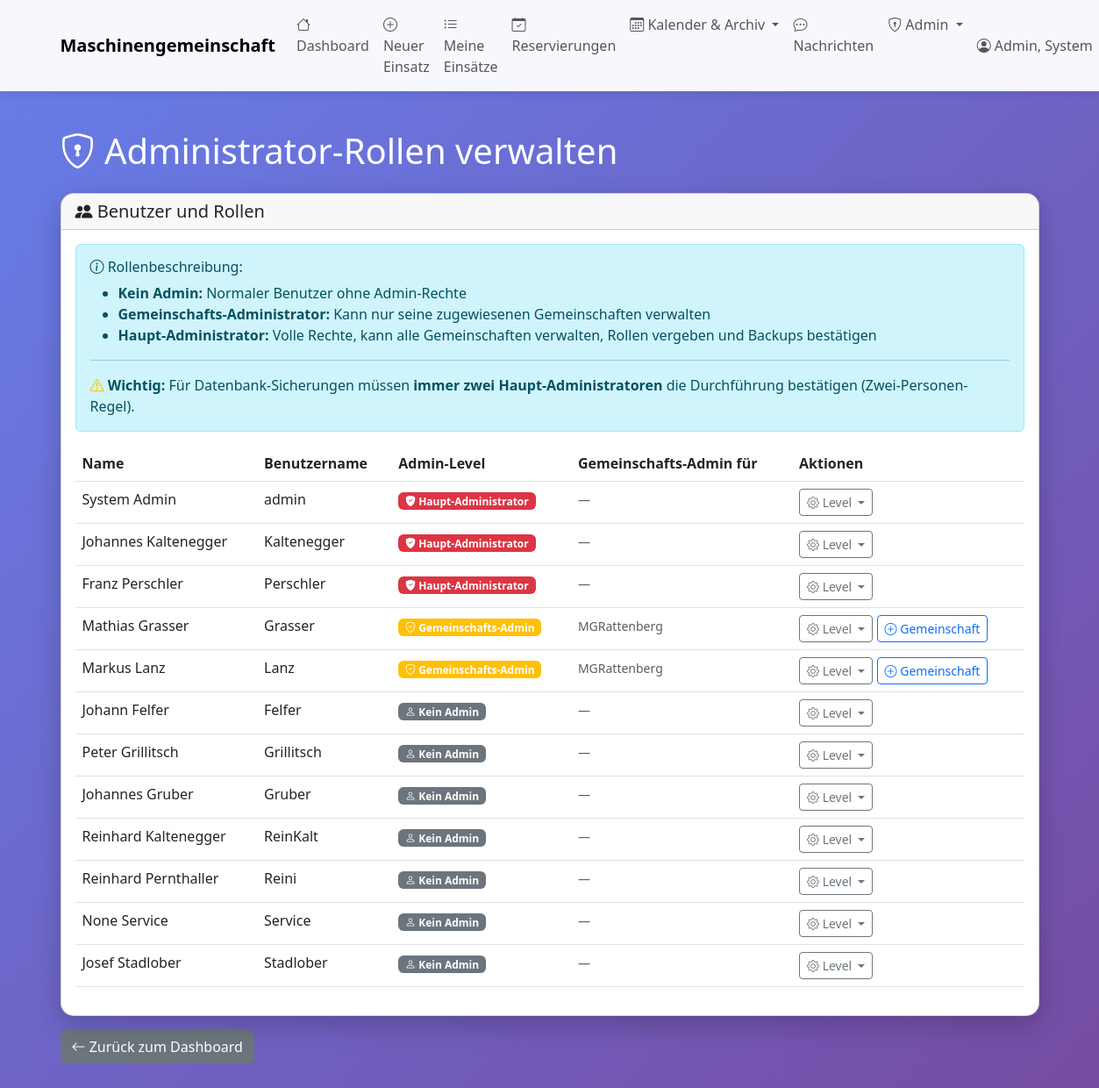
Page /admin/rollen (signed in) on the committed database.
### tables this page shows
CREATE TABLE benutzer (
    id INTEGER PRIMARY KEY AUTOINCREMENT,
    name TEXT NOT NULL,
    vorname TEXT,
    username TEXT UNIQUE,
    password_hash TEXT,
    adresse TEXT,
    telefon TEXT,
    email TEXT,
    mitglied_seit DATE,
    aktiv BOOLEAN DEFAULT 1,
    bemerkungen TEXT
, is_admin BOOLEAN DEFAULT 0, treibstoffkosten_preis REAL DEFAULT 1.50, backup_schwellwert INTEGER DEFAULT 50, letzter_treibstoffpreis REAL, admin_level INTEGER DEFAULT 0);

### web_app.py (the view)
@app.route('/admin/rollen')
@hauptadmin_required
def admin_rollen():
    with MaschinenDBContext(DB_PATH) as db:
        cursor = db.connection.cursor()
        cursor.execute("""
            SELECT b.id, b.name, b.vorname, b.username,
                   b.admin_level, b.is_admin,
                   GROUP_CONCAT(g.name, ', ') as gemeinschaften
            FROM benutzer b
            LEFT JOIN gemeinschafts_admin ga ON b.id = ga.benutzer_id
            LEFT JOIN gemeinschaften g ON ga.gemeinschaft_id = g.id
            WHERE b.aktiv = 1
            GROUP BY b.id, b.name, b.vorname, b.username, b.admin_level, b.is_admin
            ORDER BY b.admin_level DESC, b.name
        """)
        columns = [desc[0] for desc in cursor.description]
        benutzer = [dict(zip(columns, row)) for row in cursor.fetchall()]
        cursor.execute("SELECT * FROM gemeinschaften WHERE aktiv = 1 ORDER BY name")
        columns = [desc[0] for desc in cursor.description]
        gemeinschaften = [dict(zip(columns, row)) for row in cursor.fetchall()]
    return render_template('admin_rollen.html',
                         benutzer=benutzer,
                         gemeinschaften=gemeinschaften)

### database.py (called while the page is built)
    def connect(self):
        self.connection = sqlite3.connect(self.db_path)
        self.connection.row_factory = sqlite3.Row
        self.cursor = self.connection.cursor()

    def close(self):
        if self.connection:
            self.connection.close()

    def __enter__(self):
        self.connect()
        return self

    def __exit__(self, exc_type, exc_val, exc_tb):
        if exc_type is None:
            self.connection.commit()
        else:
            self.connection.rollback()
        self.close()
        return False

### web_app.py (called while the page is built)
def hauptadmin_required(f):
    @wraps(f)
    def decorated_function(*args, **kwargs):
        if 'benutzer_id' not in session:
            flash('Bitte melden Sie sich an.', 'warning')
            return redirect(url_for('login'))
        if not session.get('is_admin'):
            flash('Zugriff verweigert. Administrator-Rechte erforderlich.', 'danger')
            return redirect(url_for('dashboard'))
        if session.get('admin_level', 0) < 2:
            flash('Zugriff verweigert. Haupt-Administrator-Rechte erforderlich.', 'danger')
            return redirect(url_for('dashboard'))
        return f(*args, **kwargs)
    return decorated_function

### templates/admin_rollen.html (shortened to what this page needs)
{% extends "base.html" %}
{% block content %}
<div class="row mt-4">
    <div class="col-12">
        <h1 class="text-white mb-4">
            <i class="bi bi-shield-lock"></i> Administrator-Rollen verwalten
        </h1>
    </div>
</div>
<div class="row">
    <div class="col-12">
        <div class="card">
            <div class="card-header">
                <h5 class="mb-0">
                    <i class="bi bi-people-fill"></i> Benutzer und Rollen
                </h5>
            </div>
            <div class="card-body">
                <div class="alert alert-info">
                    <h6><i class="bi bi-info-circle"></i> Rollenbeschreibung:</h6>
                    <ul class="mb-0">
                        <li><strong>Kein Admin:</strong> Normaler Benutzer ohne Admin-Rechte</li>
                        <li><strong>Gemeinschafts-Administrator:</strong> Kann nur seine zugewiesenen Gemeinschaften verwalten</li>
                        <li><strong>Haupt-Administrator:</strong> Volle Rechte, kann alle Gemeinschaften verwalten, Rollen vergeben und Backups bestätigen</li>
                    </ul>
                    <hr>
                    <p class="mb-0">
                        <i class="bi bi-exclamation-triangle text-warning"></i>
                        <strong>Wichtig:</strong> Für Datenbank-Sicherungen müssen <strong>immer zwei Haupt-Administratoren</strong> die Durchführung bestätigen (Zwei-Personen-Regel).
                    </p>
                </div>
                <div class="table-responsive">
                    <table class="table table-hover">
                        <thead>
                            <tr>
                                <th>Name</th>
                                <th>Benutzername</th>
                                <th>Admin-Level</th>
                                <th>Gemeinschafts-Admin für</th>
                                <th>Aktionen</th>
                            </tr>
                        </thead>
                        <tbody>
                            {% for user in benutzer %}
                            <tr>
                                <td>{{ user.vorname }} {{ user.name }}</td>
                                <td>{{ user.username }}</td>
                                <td>
                                    {% if user.admin_level == 2 %}
                                        <span class="badge bg-danger">
                                            <i class="bi bi-shield-fill-check"></i> Haupt-Administrator
                                        </span>
                                    {% elif user.admin_level == 1 %}
                                        <span class="badge bg-warning">
                                            <i class="bi bi-shield-check"></i> Gemeinschafts-Admin
                                        </span>
                                    {% else %}
                                        <span class="badge bg-secondary">
                                            <i class="bi bi-person"></i> Kein Admin
                                        </span>
                                    {% endif %}
                                </td>
                                <td>
                                    {% if user.gemeinschaften %}
                                        <small class="text-muted">{{ user.gemeinschaften }}</small>
                                    {% else %}
                                        <small class="text-muted">—</small>
                                    {% endif %}
                                </td>
                                <td>
                                    <div class="btn-group btn-group-sm" role="group">
                                        <button type="button" class="btn btn-outline-secondary dropdown-toggle"
                                                data-bs-toggle="dropdown" aria-expanded="false">
                                            <i class="bi bi-gear"></i> Level
                                        </button>
                                    </div>
                                    {% if user.admin_level == 1 %}
                                    <button type="button" class="btn btn-sm btn-outline-primary"
                                            data-bs-toggle="modal"
                                            data-bs-target="#gemeinschaftModal{{ user.id }}">
                                        <i class="bi bi-plus-circle"></i> Gemeinschaft
                                    </button>
                                    {% endif %}
                                </td>
                            </tr>
                            {% endfor %}
                        </tbody>
                    </table>
                </div>
            </div>
        </div>
    </div>
</div>
<div class="row mt-3 mb-5">
    <div class="col-12">
        <a href="{{ url_for('admin_dashboard') }}" class="btn btn-secondary">
            <i class="bi bi-arrow-left"></i> Zurück zum Dashboard
        </a>
    </div>
</div>
{% endblock %}

### templates/base.html (style rules this page uses)
body { min-height: 100vh; background: linear-gradient(135deg, #667eea 0%, #764ba2 100%); }
.card { border-radius: 15px; box-shadow: 0 10px 30px rgba(0,0,0,0.2); }

### rows in the picture
benutzer: vorname "System", name "Admin", username "admin", admin_level 2 (drawn)
benutzer: vorname "Johannes", name "Kaltenegger", username "Kaltenegger", admin_level 2 (drawn)
benutzer: vorname "Franz", name "Perschler", username "Perschler", admin_level 2 (drawn)
benutzer: vorname "Mathias", name "Grasser", username "Grasser", admin_level 1 (drawn), gemeinschaften "MGRattenberg"
benutzer: vorname "Markus", name "Lanz", username "Lanz", admin_level 1 (drawn), gemeinschaften "MGRattenberg"
benutzer: vorname "Johann", name "Felfer", username "Felfer", admin_level 0 (drawn)
benutzer: vorname "Peter", name "Grillitsch", username "Grillitsch", admin_level 0 (drawn)
benutzer: vorname "Johannes", name "Gruber", username "Gruber", admin_level 0 (drawn)
benutzer: vorname "Reinhard", name "Kaltenegger", username "ReinKalt", admin_level 0 (drawn)
benutzer: vorname "Reinhard", name "Pernthaller", username "Reini", admin_level 0 (drawn)
benutzer: vorname "None", name "Service", username "Service", admin_level 0 (drawn)
benutzer: vorname "Josef", name "Stadlober", username "Stadlober", admin_level 0 (drawn)

### other values in the picture
{{ session.get('benutzer_name') }} "Admin, System"
